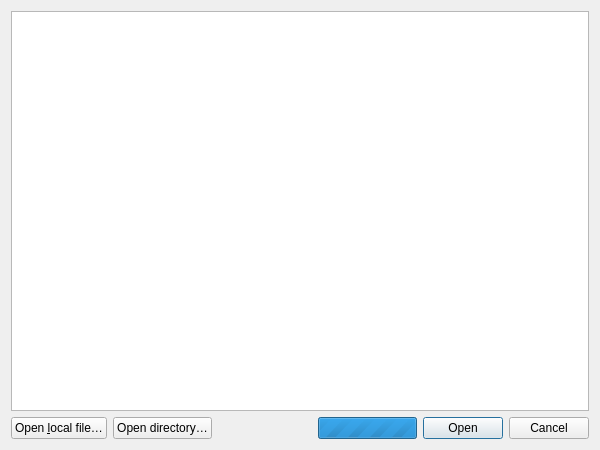
<?xml version="1.0" encoding="UTF-8"?>
<ui version="4.0">
 <class>OpenCorpusDialog</class>
 <widget class="QDialog" name="OpenCorpusDialog">
  <property name="geometry">
   <rect>
    <x>0</x>
    <y>0</y>
    <width>600</width>
    <height>450</height>
   </rect>
  </property>
  <property name="windowTitle">
   <string>Open Corpus</string>
  </property>
  <layout class="QVBoxLayout" name="verticalLayout">
   <item>
    <widget class="QListView" name="corpusListView">
     <property name="contextMenuPolicy">
      <enum>Qt::ActionsContextMenu</enum>
     </property>
     <property name="alternatingRowColors">
      <bool>true</bool>
     </property>
     <property name="verticalScrollMode">
      <enum>QAbstractItemView::ScrollPerPixel</enum>
     </property>
     <property name="uniformItemSizes">
      <bool>true</bool>
     </property>
     <addaction name="revealLocalFilesAction"/>
     <addaction name="deleteLocalFilesAction"/>
     <addaction name="reloadAction"/>
    </widget>
   </item>
   <item>
    <layout class="QHBoxLayout" name="horizontalLayout">
     <item>
      <widget class="QPushButton" name="openLocalFileButton">
       <property name="text">
        <string>Open &amp;local file…</string>
       </property>
       <property name="shortcut">
        <string>Ctrl+L</string>
       </property>
      </widget>
     </item>
     <item>
      <widget class="QPushButton" name="openLocalDirectoryPushButton">
       <property name="text">
        <string>Open directory…</string>
       </property>
      </widget>
     </item>
     <item>
      <spacer name="horizontalSpacer">
       <property name="orientation">
        <enum>Qt::Horizontal</enum>
       </property>
       <property name="sizeHint" stdset="0">
        <size>
         <width>40</width>
         <height>20</height>
        </size>
       </property>
      </spacer>
     </item>
     <item>
      <widget class="QProgressBar" name="activityIndicator">
       <property name="enabled">
        <bool>true</bool>
       </property>
       <property name="maximum">
        <number>0</number>
       </property>
      </widget>
     </item>
     <item>
      <widget class="QDialogButtonBox" name="buttonBox">
       <property name="standardButtons">
        <set>QDialogButtonBox::Cancel|QDialogButtonBox::Open</set>
       </property>
      </widget>
     </item>
    </layout>
   </item>
  </layout>
  <action name="revealLocalFilesAction">
   <property name="text">
    <string>Reveal local files</string>
   </property>
  </action>
  <action name="deleteLocalFilesAction">
   <property name="text">
    <string>Delete local files</string>
   </property>
  </action>
  <action name="reloadAction">
   <property name="text">
    <string>Refresh</string>
   </property>
  </action>
 </widget>
 <resources/>
 <connections>
  <connection>
   <sender>openLocalFileButton</sender>
   <signal>clicked()</signal>
   <receiver>OpenCorpusDialog</receiver>
   <slot>openLocalFile()</slot>
   <hints>
    <hint type="sourcelabel">
     <x>20</x>
     <y>20</y>
    </hint>
    <hint type="destinationlabel">
     <x>20</x>
     <y>20</y>
    </hint>
   </hints>
  </connection>
  <connection>
   <sender>reloadAction</sender>
   <signal>triggered()</signal>
   <receiver>OpenCorpusDialog</receiver>
   <slot>refreshCorpusList()</slot>
   <hints>
    <hint type="sourcelabel">
     <x>-1</x>
     <y>-1</y>
    </hint>
    <hint type="destinationlabel">
     <x>20</x>
     <y>20</y>
    </hint>
   </hints>
  </connection>
  <connection>
   <sender>deleteLocalFilesAction</sender>
   <signal>triggered()</signal>
   <receiver>OpenCorpusDialog</receiver>
   <slot>deleteSelectedCorpus()</slot>
   <hints>
    <hint type="sourcelabel">
     <x>-1</x>
     <y>-1</y>
    </hint>
    <hint type="destinationlabel">
     <x>20</x>
     <y>20</y>
    </hint>
   </hints>
  </connection>
  <connection>
   <sender>revealLocalFilesAction</sender>
   <signal>triggered()</signal>
   <receiver>OpenCorpusDialog</receiver>
   <slot>revealSelectedCorpus()</slot>
   <hints>
    <hint type="sourcelabel">
     <x>-1</x>
     <y>-1</y>
    </hint>
    <hint type="destinationlabel">
     <x>20</x>
     <y>20</y>
    </hint>
   </hints>
  </connection>
  <connection>
   <sender>openLocalDirectoryPushButton</sender>
   <signal>clicked()</signal>
   <receiver>OpenCorpusDialog</receiver>
   <slot>openLocalDirectory()</slot>
   <hints>
    <hint type="sourcelabel">
     <x>234</x>
     <y>406</y>
    </hint>
    <hint type="destinationlabel">
     <x>300</x>
     <y>217</y>
    </hint>
   </hints>
  </connection>
 </connections>
</ui>
